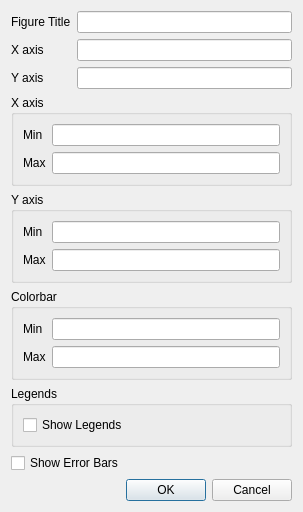
<?xml version="1.0" encoding="UTF-8"?>
<ui version="4.0">
 <class>Dialog</class>
 <widget class="QDialog" name="Dialog">
  <property name="geometry">
   <rect>
    <x>0</x>
    <y>0</y>
    <width>303</width>
    <height>453</height>
   </rect>
  </property>
  <property name="windowTitle">
   <string>Plot Options</string>
  </property>
  <layout class="QGridLayout" name="gridLayout_3">
   <item row="0" column="0">
    <widget class="QLabel" name="label">
     <property name="text">
      <string>Figure Title</string>
     </property>
    </widget>
   </item>
   <item row="0" column="1">
    <widget class="QLineEdit" name="lneFigureTitle"/>
   </item>
   <item row="1" column="0">
    <widget class="QLabel" name="label_3">
     <property name="text">
      <string>X axis </string>
     </property>
    </widget>
   </item>
   <item row="1" column="1">
    <widget class="QLineEdit" name="lneXAxisLabel"/>
   </item>
   <item row="2" column="0">
    <widget class="QLabel" name="label_2">
     <property name="text">
      <string>Y axis</string>
     </property>
    </widget>
   </item>
   <item row="2" column="1">
    <widget class="QLineEdit" name="lneYAxisLabel"/>
   </item>
   <item row="8" column="0" colspan="2">
    <widget class="QDialogButtonBox" name="buttonBox">
     <property name="orientation">
      <enum>Qt::Horizontal</enum>
     </property>
     <property name="standardButtons">
      <set>QDialogButtonBox::Cancel|QDialogButtonBox::Ok</set>
     </property>
    </widget>
   </item>
   <item row="7" column="0" colspan="2">
    <widget class="QCheckBox" name="chkShowErrorBars">
     <property name="text">
      <string>Show Error Bars</string>
     </property>
    </widget>
   </item>
   <item row="6" column="0" colspan="2">
    <widget class="QGroupBox" name="groupBox">
     <property name="title">
      <string>Legends</string>
     </property>
     <layout class="QVBoxLayout" name="verticalLayout">
      <item>
       <widget class="QCheckBox" name="chkShowLegends">
        <property name="text">
         <string>Show Legends</string>
        </property>
       </widget>
      </item>
     </layout>
    </widget>
   </item>
   <item row="4" column="0" colspan="2">
    <widget class="QGroupBox" name="groupBox_3">
     <property name="title">
      <string>Y axis</string>
     </property>
     <layout class="QGridLayout" name="gridLayout_2">
      <item row="0" column="0">
       <widget class="QLabel" name="label_6">
        <property name="text">
         <string>Min</string>
        </property>
       </widget>
      </item>
      <item row="0" column="1">
       <widget class="QLineEdit" name="lneYMin"/>
      </item>
      <item row="1" column="0">
       <widget class="QLabel" name="label_7">
        <property name="text">
         <string>Max</string>
        </property>
       </widget>
      </item>
      <item row="1" column="1">
       <widget class="QLineEdit" name="lneYMax"/>
      </item>
     </layout>
    </widget>
   </item>
   <item row="3" column="0" colspan="2">
    <widget class="QGroupBox" name="groupBox_2">
     <property name="title">
      <string>X axis</string>
     </property>
     <layout class="QGridLayout" name="gridLayout">
      <item row="0" column="0">
       <widget class="QLabel" name="label_4">
        <property name="text">
         <string>Min</string>
        </property>
       </widget>
      </item>
      <item row="0" column="1">
       <widget class="QLineEdit" name="lneXMin"/>
      </item>
      <item row="1" column="0">
       <widget class="QLabel" name="label_5">
        <property name="text">
         <string>Max</string>
        </property>
       </widget>
      </item>
      <item row="1" column="1">
       <widget class="QLineEdit" name="lneXMax"/>
      </item>
     </layout>
    </widget>
   </item>
   <item row="5" column="0" colspan="2">
    <widget class="QGroupBox" name="groupBox_4">
     <property name="title">
      <string>Colorbar</string>
     </property>
     <layout class="QGridLayout" name="gridLayout_4">
      <item row="0" column="0">
       <widget class="QLabel" name="label_9">
        <property name="text">
         <string>Min</string>
        </property>
       </widget>
      </item>
      <item row="0" column="1">
       <widget class="QLineEdit" name="lneYMin_2"/>
      </item>
      <item row="1" column="0">
       <widget class="QLabel" name="label_8">
        <property name="text">
         <string>Max</string>
        </property>
       </widget>
      </item>
      <item row="1" column="1">
       <widget class="QLineEdit" name="lneYMax_2"/>
      </item>
     </layout>
    </widget>
   </item>
  </layout>
 </widget>
 <resources/>
 <connections>
  <connection>
   <sender>buttonBox</sender>
   <signal>accepted()</signal>
   <receiver>Dialog</receiver>
   <slot>accept()</slot>
   <hints>
    <hint type="sourcelabel">
     <x>248</x>
     <y>254</y>
    </hint>
    <hint type="destinationlabel">
     <x>157</x>
     <y>274</y>
    </hint>
   </hints>
  </connection>
  <connection>
   <sender>buttonBox</sender>
   <signal>rejected()</signal>
   <receiver>Dialog</receiver>
   <slot>reject()</slot>
   <hints>
    <hint type="sourcelabel">
     <x>316</x>
     <y>260</y>
    </hint>
    <hint type="destinationlabel">
     <x>286</x>
     <y>274</y>
    </hint>
   </hints>
  </connection>
 </connections>
</ui>
